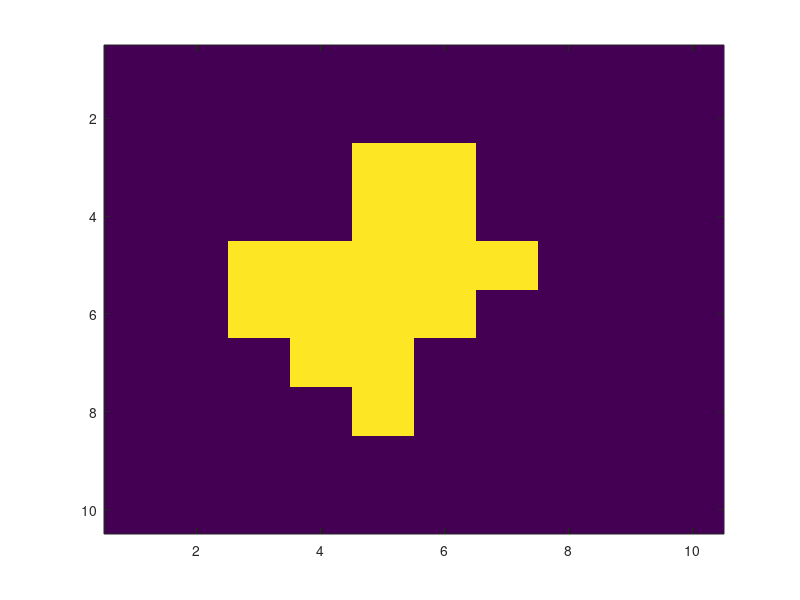

The MATLAB source for this figure: (Note: this script raises an error after producing the figure.)
%Test divmig on a set random config
pkg load image
clear all
close all
sz = 10;
Grid = zeros(sz,sz);

lG = 5;
cG = 5;

Grid(3,5:6)=1;
Grid(4,5:6)=1;
Grid(5,3:7)=1;
Grid(6,3:6)=1;
Grid(7,4:5)=1;
Grid(8,5)=1;


ng(1,:) = [lG-1 cG-1];
ng(2,:) = [lG cG-1];
ng(3,:) = [lG+1 cG-1];
ng(4,:) = [lG-1 cG];
ng(5,:) = [lG+1 cG];
ng(6,:) = [lG-1 cG+1];
ng(7,:) = [lG cG+1];
ng(8,:) = [lG+1 cG+1];

imagesc(Grid!=0)
%figure
perim = im2double(bwperim(Grid!=0));
idx_p = find(perim!=0);
[r c] = ind2sub([sz, sz],idx_p);
pos_0 = [r c]

imagesc(Grid!=0);


##for h=1:2
##  h
  %waitforbuttonpress

  stable_bool=0;
  while(stable_bool==0)
    waitforbuttonpress
    perim = im2double(bwperim(Grid!=0));
    idx_p = find(perim!=0);
    [r c] = ind2sub([sz, sz],idx_p);
    pos = [r c]

    for i =1:length(idx_p)
    i
    d_n = 0;

    pos(i,:)
    %kbhit
    ng(1,:) = [pos(i,1)-1 pos(i,2)-1];
    ng(2,:) = [pos(i,1) pos(i,2)-1];
    ng(3,:) = [pos(i,1)+1 pos(i,2)-1];
    ng(4,:) = [pos(i,1)-1 pos(i,2)];
    ng(5,:) = [pos(i,1)+1 pos(i,2)];
    ng(6,:) = [pos(i,1)-1 pos(i,2)+1];
    ng(7,:) = [pos(i,1) pos(i,2)+1];
    ng(8,:) = [pos(i,1)+1 pos(i,2)+1];
    %Grid = migrate2D_sphere(Grid,pos(i,:),1,sz,lG,cG)

      d = sqrt((pos(i,1)-lG).^2+(pos(i,2)-cG).^2)
      ngh_vec = neighb(Grid,pos(i,:))
      [v,id_d] = find(ngh_vec==0)

        for j=1:length(id_d)
          d_n(j,2) = sqrt((ng(id_d(j),1)-lG).^2 + (ng(id_d(j),2)-cG).^2);
          d_n(j,1) = id_d(j);
        endfor
        d_n

        min_d = find(d_n(:,2)==min(d_n(:,2)));
        if(min(d_n(:,2))<d)
          nb_can = length(min_d);

          %En choisi un aléatoirement
          rk = abs((1:nb_can)/nb_can-rand());
          id = find(rk==min(rk));

          min_d(id);
          d_n(min_d(id),1);
          Grid(ng(d_n(min_d(id),1),1),ng(d_n(min_d(id),1),2))=1;
          Grid(pos(i,1),pos(i,2))=0;
          disp('switch')
          imagesc(Grid!=0);
          break;%sort de la boucle si on change la config
        endif
        if(i==length(idx_p))
            stable_bool=1
        endif
      %Grid
    %imagesc(Grid!=0);
    %hold on;
    endfor
  endwhile
%endfor

%En fait il faut recalculer le perimètre et repartir de 1 DES que ça bouge.
%Il me faut  2 booléen. le premier reste à  zéro tant que je n'ai pas fait tout le périmètre sans rien changer
% et dedans faut un fort sur le périmètre qui break si on change et recalcule tout.

